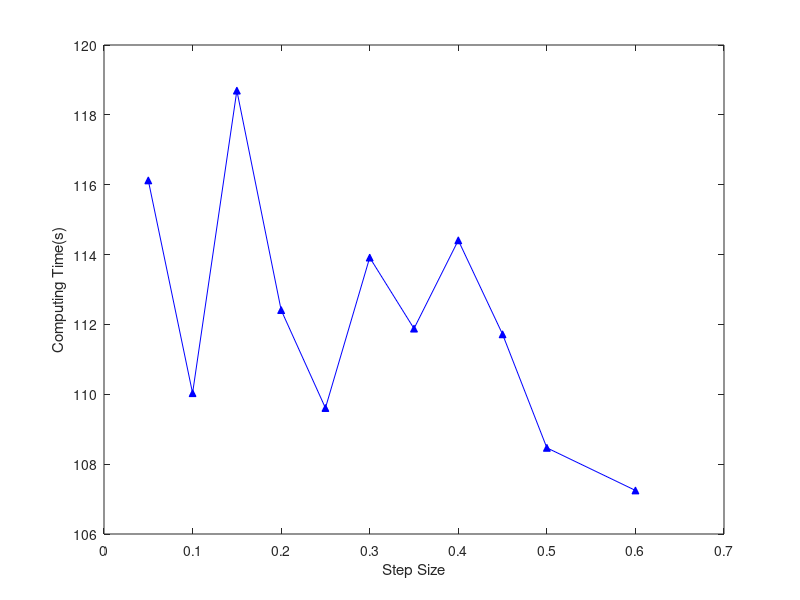
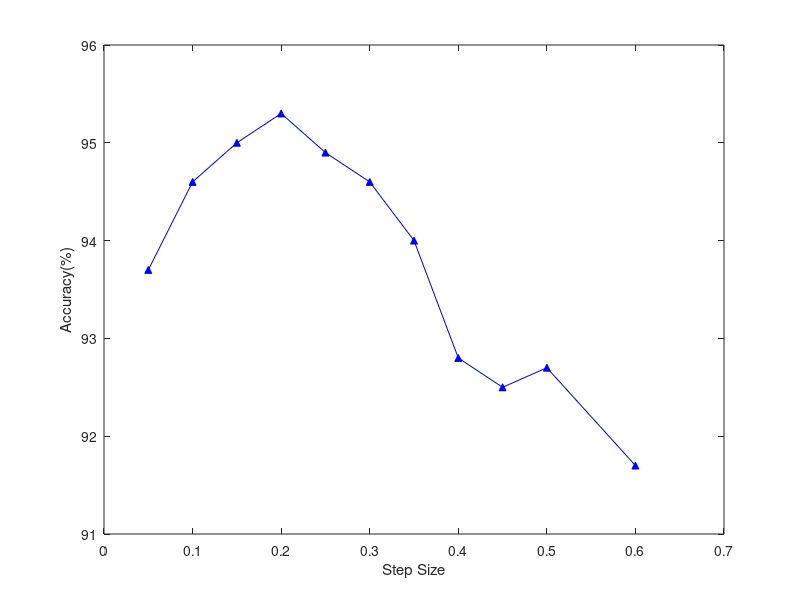
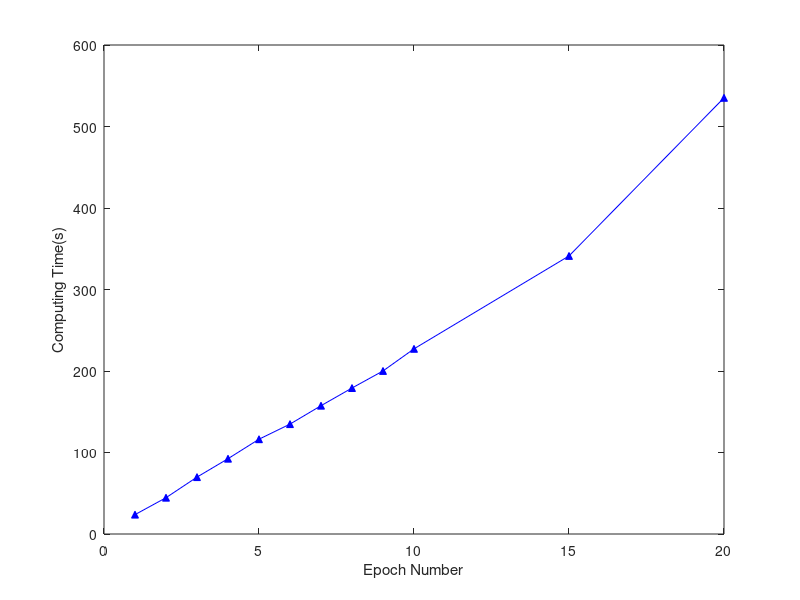
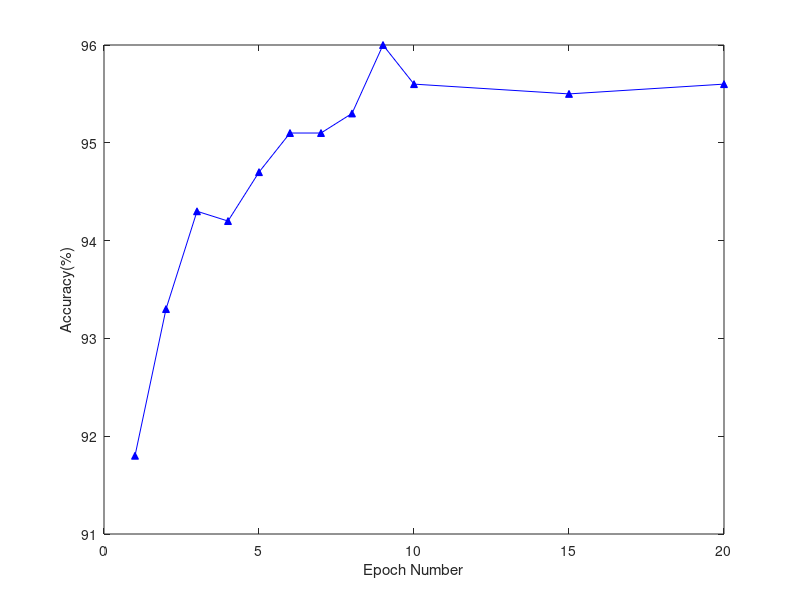

The MATLAB script that drew these images, in order:
clc
clear all
%% 1
a1=[0.05
0.1
0.15
0.2
0.25
0.3
0.35
0.4
0.45
0.5
0.6
];

T1=[116.125
110.033
118.695
112.412
109.607
113.915
111.881
114.409
111.718
108.467
107.248
];
AC1=[93.7
94.6
95
95.3
94.9
94.6
94
92.8
92.5
92.7
91.7
];
figure(1)
plot (a1,T1,'-^','MarkerSize',5,'MarkerFaceColor','b','MarkerEdgeColor','b','Color','b')
xlabel('Step Size')
ylabel('Computing Time(s)')
% title('Q3')
figure(2)
plot (a1,AC1,'-^','MarkerSize',5,'MarkerFaceColor','b','MarkerEdgeColor','b','Color','b')
% legend('GD','AGD','SGD');
xlabel('Step Size')
ylabel('Accuracy(%)')
%% 2
epoch=[1
2
3
4
5
6
7
8
9
10
15
20

];

T2=[23.763
44.528
69.812
92.381
116.311
134.838
157.42
179.107
200.053
227.186
341.173
535.16

];
AC2=[91.8
93.3
94.3
94.2
94.7
95.1
95.1
95.3
96
95.6
95.5
95.6

];
figure(3)
plot (epoch,T2,'-^','MarkerSize',5,'MarkerFaceColor','b','MarkerEdgeColor','b','Color','b')
% legend('GD','AGD','SGD');
xlabel('Epoch Number')
ylabel('Computing Time(s)')
% title('Q3')
figure(4)
plot (epoch,AC2,'-^','MarkerSize',5,'MarkerFaceColor','b','MarkerEdgeColor','b','Color','b')
% legend('GD','AGD','SGD');
xlabel('Epoch Number')
ylabel('Accuracy(%)')
%% 3
HID=[10
30
50
100
150
200
250
300
350
400
500
800

];

T3=[23.682
31.724
38.547
46.001
55.507
198.962
231.524
268.193
316.436
434.345
444.03
717.456


];
AC3=[84.3
92
92.5
94.9
95.1
95.5
95.4
95.3
95.2
95.6
95.9
95.8

];
figure(5)
plot (HID,T3,'-^','MarkerSize',5,'MarkerFaceColor','b','MarkerEdgeColor','b','Color','b')
% legend('GD','AGD','SGD');
xlabel('Hidden Node Number')
ylabel('Computing Time(s)')
% title('Q3')
figure(6)
plot (HID,AC3,'-^','MarkerSize',5,'MarkerFaceColor','b','MarkerEdgeColor','b','Color','b')
% legend('GD','AGD','SGD');
xlabel('Hidden Node Number')
ylabel('Accuracy(%)')
%% 4
lambda=[1.00E+02
1.00E+01
1.00E+00
1.00E-01
1.00E-02
1.00E-03
];
T4=[0.378
0.403
0.416
0.520
0.392
0.428
];
AC4=[80.5
80.8
80.9
80.3
80
79.7
];
figure(7)
plot (lambda,T4,'-^','MarkerSize',5,'MarkerFaceColor','b','MarkerEdgeColor','b','Color','b')
% legend('GD','AGD','SGD');
xlabel('Lambda')
ylabel('Computing Time(s)')
% title('Q3')
figure(8)
plot (lambda,AC4,'-^','MarkerSize',5,'MarkerFaceColor','b','MarkerEdgeColor','b','Color','b')
% legend('GD','AGD','SGD');
xlabel('Lambda')
ylabel('Accuracy(%)')
%% 5
